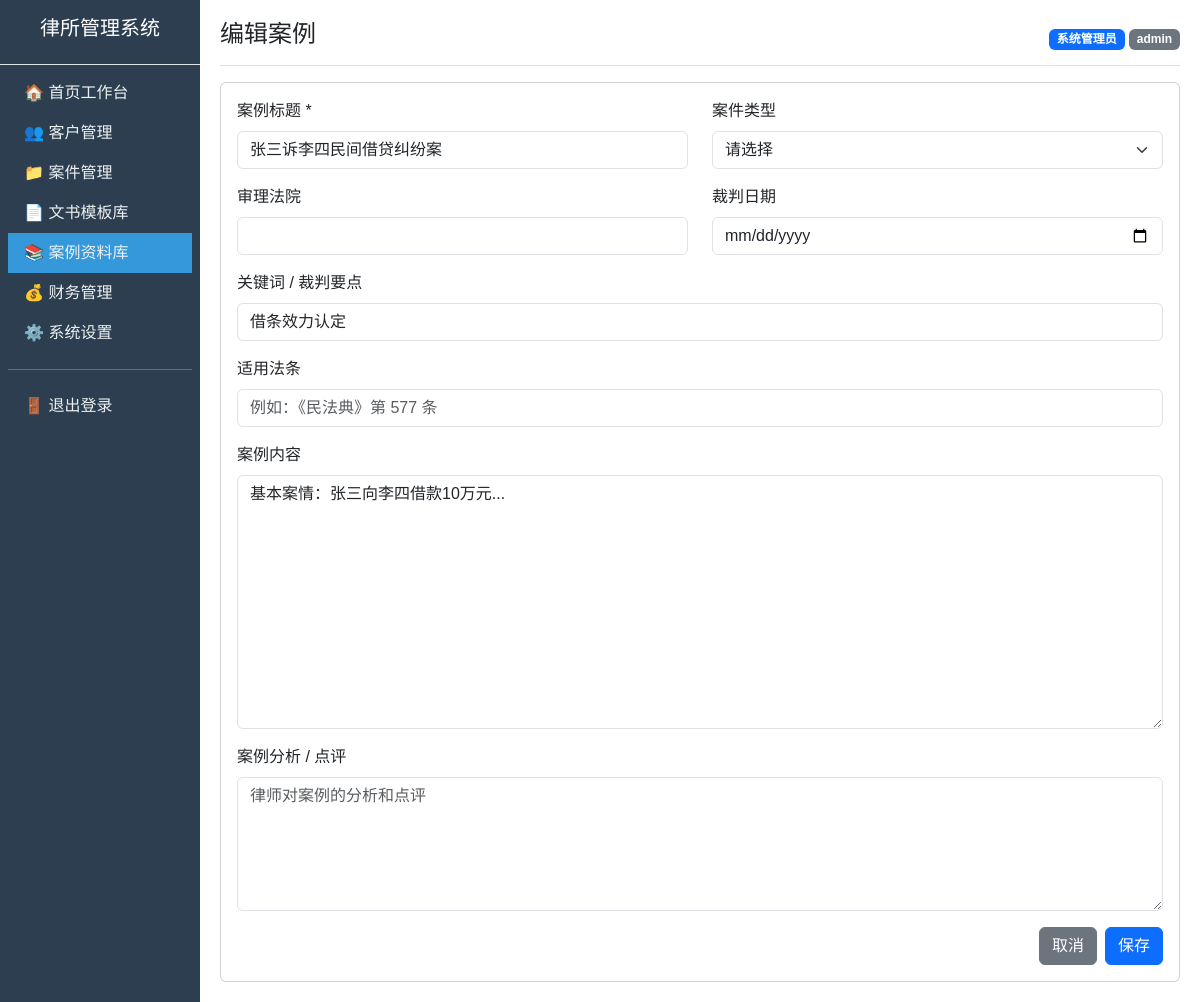
Page /case_library/edit/1 (signed in) on the committed database.
### models.py (models this page shows)
class CaseLibrary(db.Model):
    __tablename__ = "case_library"
    id = db.Column(db.Integer, primary_key=True, autoincrement=True)
    title = db.Column(db.String(256))  # 案例标题
    case_type = db.Column(db.String(64))  # 案由
    key_point = db.Column(db.Text)  # 裁判要点
    case_content = db.Column(db.Text)  # 案情详情
    law_basis = db.Column(db.Text)  # 法律依据
    result = db.Column(db.Text)  # 裁判结果
    is_system = db.Column(db.Integer, default=0)  # 1系统预置 0自建
    create_uid = db.Column(db.Integer, db.ForeignKey("sys_user.id"))  # 录入人ID
    create_time = db.Column(db.DateTime, default=datetime.now)

### app.py (the view, shortened to what this page needs)
@app.route('/case_library/edit/<int:id>', methods=['GET', 'POST'])
def case_library_edit(id):
    case = CaseLibrary.query.get_or_404(id)
    return render_template('case_library/add.html', case=case)

### app.py (called while the page is built)
@app.before_request
def login_required():
    allowed_paths = ['/login', '/static/']
    if request.path in allowed_paths or request.path.startswith('/static'):
        return None
    if 'user_id' not in session:
        return redirect(url_for('login'))
    return None

### templates/case_library/add.html (shortened to what this page needs)
{% extends "base.html" %}
{% block page_title %}{% if case %}编辑案例{% else %}新增案例{% endif %}{% endblock %}
{% block content %}
<div class="card">
    <div class="card-body">
        <form method="POST">
            <div class="row mb-3">
                <div class="col-md-6">
                    <label class="form-label">案例标题 *</label>
                    <input type="text" name="title" class="form-control" value="{% if case %}{{ case.title }}{% endif %}" required>
                </div>
                <div class="col-md-6">
                    <label class="form-label">案件类型</label>
                    <select name="case_type" class="form-select">
                        <option value="">请选择</option>
                    </select>
                </div>
            </div>
            <div class="row mb-3">
                <div class="col-md-6">
                    <label class="form-label">审理法院</label>
                    <input type="text" name="court" class="form-control" value="{% if case %}{{ case.court }}{% endif %}">
                </div>
                <div class="col-md-6">
                    <label class="form-label">裁判日期</label>
                    <input type="date" name="judgment_date" class="form-control" value="{% if case and case.judgment_date %}{{ case.judgment_date.strftime('%Y-%m-%d') }}{% endif %}">
                </div>
            </div>
            <div class="mb-3">
                <label class="form-label">关键词 / 裁判要点</label>
                <input type="text" name="key_point" class="form-control" value="{% if case %}{{ case.key_point }}{% endif %}" placeholder="例如：违约金、合同解除">
            </div>
            <div class="mb-3">
                <label class="form-label">适用法条</label>
                <input type="text" name="laws" class="form-control" value="{% if case %}{{ case.laws }}{% endif %}" placeholder="例如：《民法典》第 577 条">
            </div>
            <div class="mb-3">
                <label class="form-label">案例内容</label>
                <textarea name="case_content" class="form-control" rows="10" placeholder="案件事实、裁判理由等">{% if case %}{{ case.case_content }}{% endif %}</textarea>
            </div>
            <div class="mb-3">
                <label class="form-label">案例分析 / 点评</label>
                <textarea name="analysis" class="form-control" rows="5" placeholder="律师对案例的分析和点评">{% if case %}{{ case.analysis }}{% endif %}</textarea>
            </div>
            <div class="d-flex justify-content-end">
                <a href="/case_library/list" class="btn btn-secondary me-2">取消</a>
                <button type="submit" class="btn btn-primary">保存</button>
            </div>
        </form>
    </div>
</div>
{% endblock %}

### templates/base.html (style rules this page uses)
body { font-family: "Microsoft YaHei", sans-serif; }

### rows in the picture
CaseLibrary: title "张三诉李四民间借贷纠纷案", key_point "借条效力认定", case_content "基本案情：张三向李四借款10万元..."

### other values in the picture
{{ session.real_name }} "系统管理员"
{{ session.role }} "admin"
